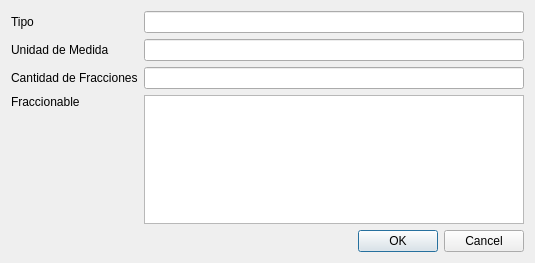
<?xml version="1.0" encoding="UTF-8"?>
<ui version="4.0">
 <class>vtnAltaPresentacion</class>
 <widget class="QWidget" name="vtnAltaPresentacion">
  <property name="geometry">
   <rect>
    <x>0</x>
    <y>0</y>
    <width>535</width>
    <height>263</height>
   </rect>
  </property>
  <property name="windowTitle">
   <string>Alta Presentación</string>
  </property>
  <layout class="QVBoxLayout" name="verticalLayout">
   <item>
    <layout class="QGridLayout" name="gridLayout">
     <item row="2" column="1">
      <widget class="QLineEdit" name="lineEdit_3"/>
     </item>
     <item row="0" column="0">
      <widget class="QLabel" name="label">
       <property name="text">
        <string>Tipo</string>
       </property>
      </widget>
     </item>
     <item row="1" column="1">
      <widget class="QLineEdit" name="lineEdit_2"/>
     </item>
     <item row="2" column="0">
      <widget class="QLabel" name="label_3">
       <property name="text">
        <string>Cantidad de Fracciones</string>
       </property>
      </widget>
     </item>
     <item row="3" column="0" alignment="Qt::AlignTop">
      <widget class="QLabel" name="label_4">
       <property name="text">
        <string>Fraccionable</string>
       </property>
      </widget>
     </item>
     <item row="1" column="0">
      <widget class="QLabel" name="label_2">
       <property name="text">
        <string>Unidad de Medida</string>
       </property>
      </widget>
     </item>
     <item row="3" column="1">
      <widget class="QListWidget" name="listWidget"/>
     </item>
     <item row="0" column="1">
      <widget class="QLineEdit" name="lineEdit"/>
     </item>
     <item row="4" column="1">
      <widget class="QDialogButtonBox" name="buttonBox">
       <property name="standardButtons">
        <set>QDialogButtonBox::Cancel|QDialogButtonBox::Ok</set>
       </property>
      </widget>
     </item>
    </layout>
   </item>
  </layout>
 </widget>
 <tabstops>
  <tabstop>lineEdit</tabstop>
  <tabstop>lineEdit_2</tabstop>
  <tabstop>lineEdit_3</tabstop>
  <tabstop>listWidget</tabstop>
  <tabstop>buttonBox</tabstop>
 </tabstops>
 <resources/>
 <connections/>
</ui>
